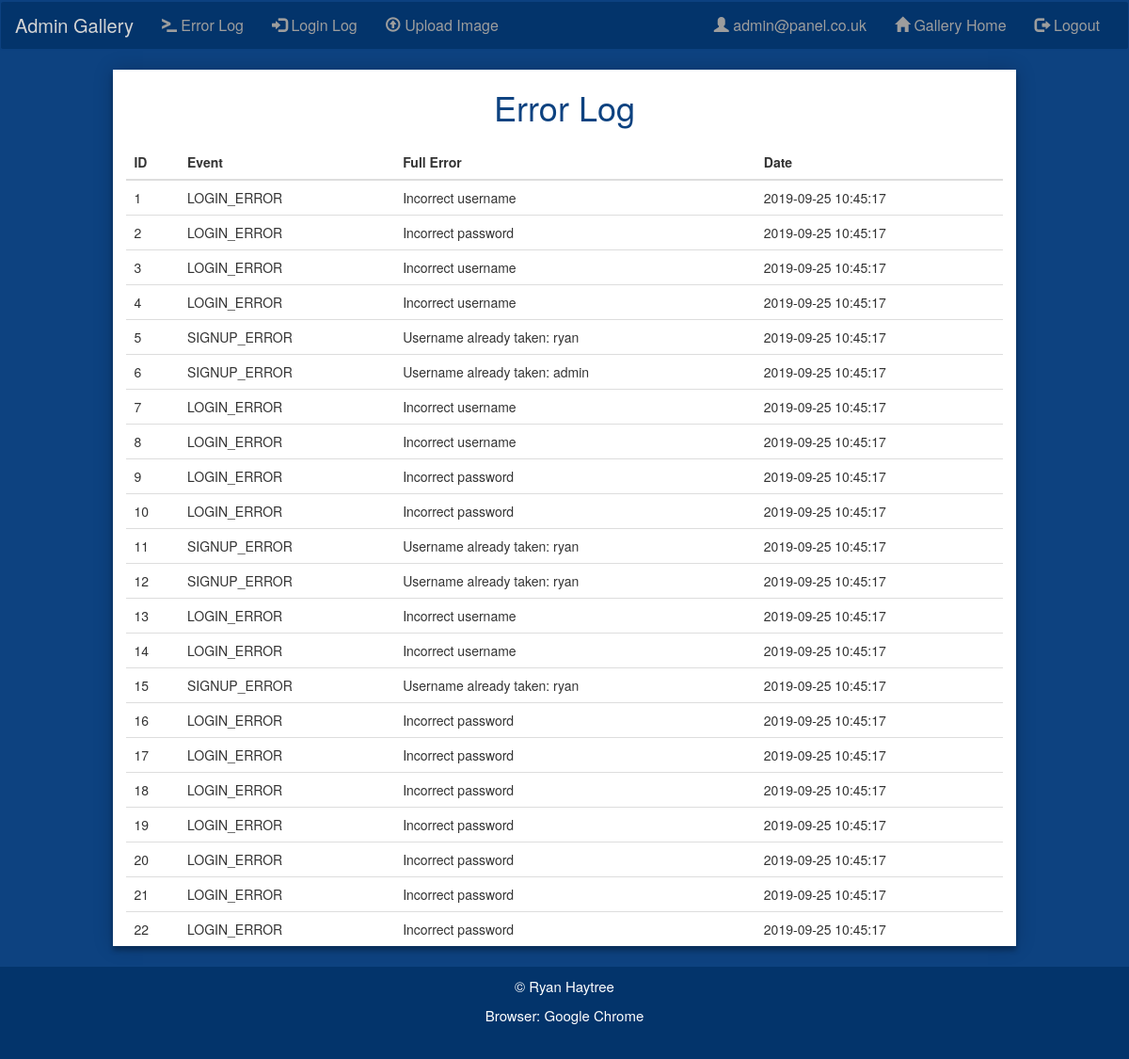
Screenshot of /admin/error-log.php (signed in) with the database file from the repository.
### tables this page shows
CREATE TABLE IF NOT EXISTS `tbl_errors` (
    `id` INT(11) AUTO_INCREMENT NOT NULL,
    `event` TINYTEXT NOT NULL,                
    `full_error` LONGTEXT NOT NULL,
    `datetime` DATETIME NOT NULL,
    PRIMARY KEY (`id`)
);

### admin/includes/user-data.php (called while the page is built, shortened)
<?php
function getBrowser()
{
    $agent = $_SERVER['HTTP_USER_AGENT'];
    $browser = "";
    if (preg_match('/MSIE/i', $agent))
    {
        $browser = "Internet Explorer";
    }
    else if (preg_match('/Edge/i', $agent))
    {
        $browser = "Microsoft Edge";
    }
    else if (preg_match('/WOW64/i', $agent))
    {
        $browser = "Intenet Explorer 11+";
    }
    else if (preg_match('/Firefox/i', $agent))
    {
        $browser = "Mozilla Firefox";
    }
    else if (preg_match('/Chrome/i', $agent))
    {
        $browser = "Google Chrome";
    }
    return  $browser;
}

### admin/includes/error-log-reader.php (the view)
<?php
function showTable()
{
    require "db-helper.php";
    $sql = "SELECT * FROM `tbl_errors`";
    $result = mysqli_query($conn, $sql);
    while ($row = mysqli_fetch_array($result))
    {
        echo '<tr scope="row">';
        echo "<td>" . $row['id'] . "</td>";
        echo "<td>" . $row['event'] . "</td>";
        echo "<td>" . $row['full_error'] . "</td>";
        echo "<td>" . $row['datetime'] . "</td>";
        echo "</tr>";
    }
}

### admin/error-log.php (shortened to what this page needs)
<!DOCTYPE html>
<html lang="en">
<head>
    <link rel="stylesheet" href="https://cdnjs.cloudflare.com/ajax/libs/font-awesome/4.7.0/css/font-awesome.min.css">
    <link rel="stylesheet" href="https://maxcdn.bootstrapcdn.com/bootstrap/3.3.7/css/bootstrap.min.css">
    <link href="assets/css/nav.css" rel="stylesheet" type="text/css">
    <link href="assets/css/main.css" rel="stylesheet" type="text/css">
    <link href="assets/css/footer.css" rel="stylesheet" type="text/css">
</head>
<body>
    <div class="wrapper">
        <?php
            require_once "header.php";
        ?>
        <div class="content">
            <h1>Error Log</h1>
            <div class="error-table">
                <table class="table table-light">
                    <thead>
                        <tr>
                            <th scope="col">ID</th>
                            <th scope="col">Event</th>
                            <th scope="col">Full Error</th>
                            <th scope="col">Date</th>
                        </tr>
                    </thead>
                    <tbody>
                        <?php
                            require "includes/error-log-reader.php";
                            showTable();
                        ?>
                    </tbody>
                </table>
            </div>
            <?php
            require_once "footer.php";
            ?>
        </div>
    </div>
</body>
</html>

### admin/header.php (shortened to what this page needs)
<nav class="navbar navbar-inverse">
<div class="container-fluid">
    <div class="navbar-header">
        <a class="navbar-brand" href="index.php">Admin Gallery</a>
    </div>
    <div class="collapse navbar-collapse" id="navbar">
        <ul class="nav navbar-nav navbar-left">
            <?php
                if (isset($_SESSION['user_data']['id'])) {
                    echo '<li><a href="error-log.php"><span class="glyphicon glyphicon-console"></span> Error Log</a></li>';
                    echo '<li><a href="login-log.php"><span class="glyphicon glyphicon-log-in"></span> Login Log</a></li>';
                    echo '<li><a href="image_upload.php"><span class="glyphicon glyphicon-upload"></span> Upload Image</a></li>';
                }
            ?>
        </ul>
        <ul class="nav navbar-nav navbar-right">
            <?php
                if (isset($_SESSION['user_data']['id'])) {
                    echo '<li><a href=""><span class="glyphicon glyphicon-user"></span> ' . $_SESSION['user_data']['email'] . '</a></li>';
                    echo '<li><a href="../index.php"><span class="glyphicon glyphicon-home"></span> Gallery Home</a></li>';
                    echo '<li><a href="../includes/logout.php"><span class="glyphicon glyphicon-log-out"></span> Logout</a></li>';
                }
                else {
                    echo '<li><a href="../register.php"><span class="glyphicon glyphicon-user"></span> Sign Up</a></li>';
                    echo '<li><a href="../login.php"><span class="glyphicon glyphicon-log-in"></span> Login</a></li>';
                }
            ?>
        </ul>
    </div>
</div>
</nav>

### admin/footer.php (shortened to what this page needs)
<div class="footer">
    <p class="copyright">&copy; Ryan Haytree</p>
    <?php
        require_once "includes/user-data.php";
        echo "<p>Browser: " . getBrowser() . "</p>";
    ?>
</div>

### admin/assets/css/nav.css (style rules this page uses)
.navbar-nav li a { font-size: 16px; }
.navbar-header a { font-size: 20px; color: #D4D4D4 !important; }
.navbar { background-color: #03346B; border-bottom: #0D4280 solid 2px; border-top: #0D4280 solid 2px; }
.navbar-collapse, .navbar-inverse { border-color: #0C4180 !important; }

### admin/assets/css/main.css (style rules this page uses)
html, body, .wrapper { background-color: #0d4280; }
.content h1 { color: #0d4280; margin: 0 auto; text-align: center; }
.error-table { background-color: #ffffff; max-width: 97%; margin: 0 auto; margin-top: 20px; }
.content { max-width: 80%; background-color: #ffffff; box-shadow: 0 0 20px 0 rgba(0, 0, 0, 0.2), 0 5px 5px 0 rgba(0, 0, 0, 0.24); padding-top: 20px; margin: 0 auto; }

### admin/assets/css/footer.css (style rules this page uses)
body { position: relative; margin: 0; }
.footer { width: 100%; min-height: 100px; background-color: #03346B; right: 0; left: 0; position: absolute; border-top: #0D4280 solid 2px; }
.footer p { color: #ffffff; font-size: 15px; text-align: center; }
.copyright { padding-top: 10px; }

### rows the page displays
tbl_errors: id "1", event "LOGIN_ERROR", full_error "Incorrect username", datetime "2019-09-25 10:45:17"
tbl_errors: id "2", event "LOGIN_ERROR", full_error "Incorrect password", datetime "2019-09-25 10:45:17"
tbl_errors: id "3", event "LOGIN_ERROR", full_error "Incorrect username", datetime "2019-09-25 10:45:17"
tbl_errors: id "4", event "LOGIN_ERROR", full_error "Incorrect username", datetime "2019-09-25 10:45:17"
tbl_errors: id "5", event "SIGNUP_ERROR", full_error "Username already taken: ryan", datetime "2019-09-25 10:45:17"
tbl_errors: id "6", event "SIGNUP_ERROR", full_error "Username already taken: admin", datetime "2019-09-25 10:45:17"
tbl_errors: id "7", event "LOGIN_ERROR", full_error "Incorrect username", datetime "2019-09-25 10:45:17"
tbl_errors: id "8", event "LOGIN_ERROR", full_error "Incorrect username", datetime "2019-09-25 10:45:17"
tbl_errors: id "9", event "LOGIN_ERROR", full_error "Incorrect password", datetime "2019-09-25 10:45:17"
tbl_errors: id "10", event "LOGIN_ERROR", full_error "Incorrect password", datetime "2019-09-25 10:45:17"
tbl_errors: id "11", event "SIGNUP_ERROR", full_error "Username already taken: ryan", datetime "2019-09-25 10:45:17"
tbl_errors: id "12", event "SIGNUP_ERROR", full_error "Username already taken: ryan", datetime "2019-09-25 10:45:17"
tbl_errors: id "13", event "LOGIN_ERROR", full_error "Incorrect username", datetime "2019-09-25 10:45:17"
tbl_errors: id "14", event "LOGIN_ERROR", full_error "Incorrect username", datetime "2019-09-25 10:45:17"
tbl_errors: id "15", event "SIGNUP_ERROR", full_error "Username already taken: ryan", datetime "2019-09-25 10:45:17"
tbl_errors: id "16", event "LOGIN_ERROR", full_error "Incorrect password", datetime "2019-09-25 10:45:17"
tbl_errors: id "17", event "LOGIN_ERROR", full_error "Incorrect password", datetime "2019-09-25 10:45:17"
tbl_errors: id "18", event "LOGIN_ERROR", full_error "Incorrect password", datetime "2019-09-25 10:45:17"
tbl_errors: id "19", event "LOGIN_ERROR", full_error "Incorrect password", datetime "2019-09-25 10:45:17"
tbl_errors: id "20", event "LOGIN_ERROR", full_error "Incorrect password", datetime "2019-09-25 10:45:17"
tbl_errors: id "21", event "LOGIN_ERROR", full_error "Incorrect password", datetime "2019-09-25 10:45:17"
tbl_errors: id "22", event "LOGIN_ERROR", full_error "Incorrect password", datetime "2019-09-25 10:45:17"

### other values shown
$_SESSION['user_data']['email'] "admin@panel.co.uk"
getBrowser() "Google Chrome"
